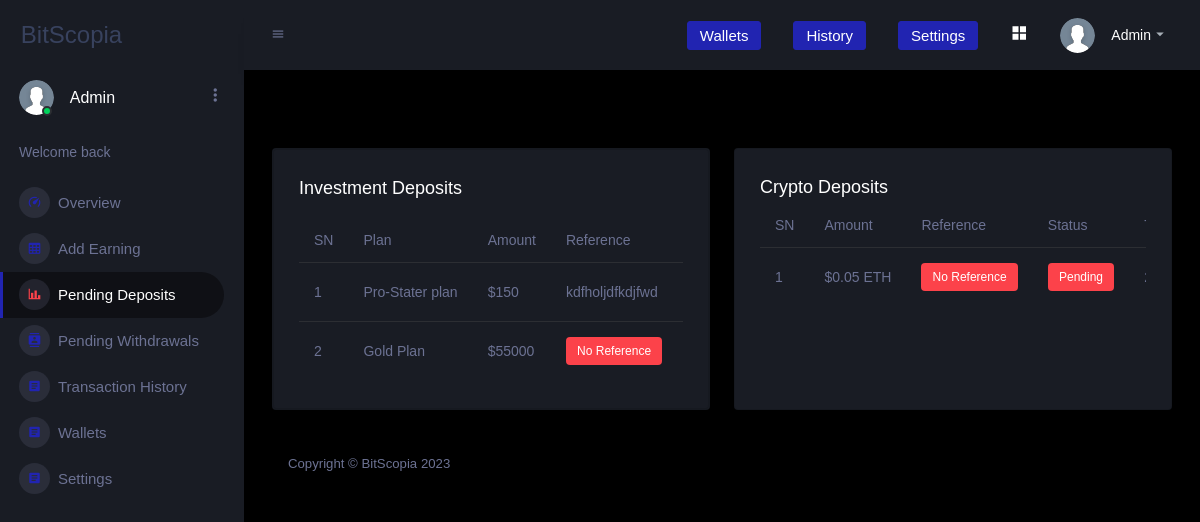
The app's page /admin/pending-deposits.php (signed in) with its own data.
### tables this page shows
CREATE TABLE `transactions` (
  `id` int(11) NOT NULL,
  `user_id` int(11) NOT NULL,
  `amount` varchar(225) NOT NULL,
  `type` varchar(225) NOT NULL,
  `coin` varchar(225) NOT NULL,
  `address` varchar(300) DEFAULT NULL,
  `code` varchar(115) DEFAULT NULL,
  `ref` varchar(300) DEFAULT NULL,
  `status` varchar(100) NOT NULL DEFAULT 'Pending',
  `date` datetime NOT NULL DEFAULT current_timestamp(),
  `updationDate` varchar(226) DEFAULT NULL
);

### public/admin/pending-deposits.php (the view, shortened to what this page needs)
<?php
include('../../config/config.php');
include 'includes/header.php';
include 'includes/sidebar.php';
 ?>       <div class="main-panel">
          <div class="content-wrapper">
          <br>
                <br>
            <div class="row">
              <div class="col-md-6 grid-margin ">
                <div class="card">
                    <div class="" style="width:100%;">
                    <div class="card">
                   <div class="card-body">
                    <h4 class="card-title">Investment Deposits</h4>
                    <div class="table-responsive">
                        <?php
                         $query="SELECT * FROM `transactions` WHERE  `status` ='Pending' AND `coin` =''  ";
                         $result=mysqli_query($con,$query);
                         $cnt=1;
                         if(mysqli_num_rows($result)>0){
                            ?>
                      <table class="table">
                        <thead>
                          <tr>
                          <th>SN</th>
                            <th>Plan</th>
                            <th>Amount</th>
                            <th>Reference</th>
                            <th>Status</th>
                          </tr>
                        </thead>
                        <tbody>
                        <?php
                    while($row=mysqli_fetch_array($result)){
                      ?>
                          <tr>
                          <td><?php echo $cnt++; ?></td>
                            <td><?php echo $row['type']; ?></td>
                            <td class="uppercase-text">$<?php echo $row['amount']; ?></td>
                            <td>
                            <?php if($row['ref'] == ''){
                            ?>
                             <label class="badge badge-danger">No Reference</label>
                             <?php }else{
                                ?>
                            <?php echo $row['ref']; ?>
                             <?php }?>
                                </td>
                            <td>  <label class="badge badge-danger"><?php echo $row['status']; ?></label></td>
                          </tr>
                          <?php }
                    }else{
                      echo"
                      <div class='card-body'>
                     <p style='text-align:left'> No Deposit yet!</p>
                      </div>
                      ";
                    }
                    ?>
                        </tbody>
                      </table>
                    </div>
                  </div>
                    </div>
                    </div>
                  </div>
              </div>
              <div class="col-md-6 grid-margin stretch-card">
                <div class="card">
                  <div class="card-body">
                    <div class="d-flex flex-row justify-content-between">
                      <h4 class="card-title mb-1">Crypto Deposits</h4>
                    </div>
                    <div class="table-responsive">
                        <?php
                         $query="SELECT * FROM `transactions` WHERE `type`='Deposit' AND `status` ='Pending' AND `coin` !=''  ";
                         $result=mysqli_query($con,$query);
                         $cnt=1;
                         if(mysqli_num_rows($result)>0){
                            ?>
                      <table class="table">
                        <thead>
                          <tr>
                          <th>SN</th>
                            <th>Amount</th>
                            <th>Reference</th>
                            <th>Status</th>
                            <th>Time</th>
                          </tr>
                        </thead>
                        <tbody>
                        <?php
                    while($row=mysqli_fetch_array($result)){
                      ?>
                          <tr>
                          <td><?php echo $cnt++; ?></td>
                            <td class="uppercase-text">$<?php echo $row['amount']; ?> <?php echo $row['coin']; ?></td>
                            <td>
                            <?php if($row['ref'] == ''){
                            ?>
                             <label class="badge badge-danger">No Reference</label>
                             <?php }else{
                                ?>
                            <?php echo $row['ref']; ?>
                             <?php }?>
                                </td>
                            <td>  <label class="badge badge-danger"><?php echo $row['status']; ?></label></td>
                            <td><?php echo $row['date']; ?></td>
                          </tr>
                          <?php }
                    }else{
                      echo"
                      <div class='card-body'>
                     <p style='text-align:left'> No Deposit yet!</p>
                      </div>
                      ";
                    }
                    ?>
                        </tbody>
                      </table>
                    </div>
                  </div>
                </div>
              </div>
            </div>
<?php include 'includes/footer.php' ?>

### public/admin/assets/css/custom.css (style rules this page uses)
.uppercase-text { text-transform: uppercase !important; }

### records on screen
transactions: type "Pro-Stater plan", amount "150", ref "kdfholjdfkdjfwd"
transactions: type "Gold Plan", amount "55000", shows "No Reference"
transactions: amount "0.05", coin "ETH", shows "No Reference", status "Pending"
